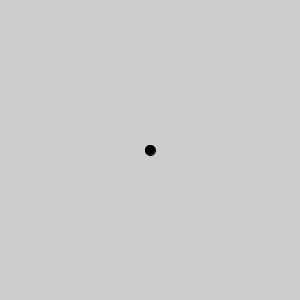
Frame 1 (no input)
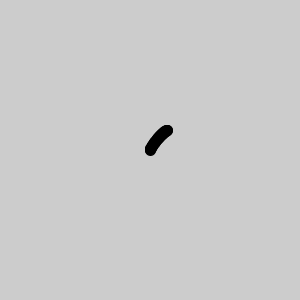
Frame 60 (the mouse pressed at the canvas centre just before this capture)
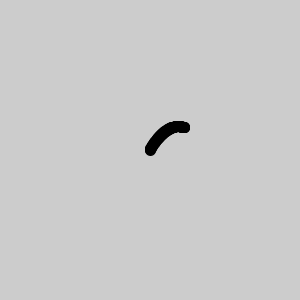
Frame 120 (the mouse held since frame 60 and released just before this capture)

The Processing sketch that drew these frames (run headless with seeded random() and noise(); from frame 60 on, the mouse is pressed at the canvas centre):

// Processing sketch: particle_system
// ── particle_system.pde
particula tomas;

void setup(){
  size(300,300);
  PVector ini = new PVector(width/2,height/2);
  tomas = new particula(ini);
  
}

void draw(){
  tomas.display();
  tomas.update();
  
}

// ── particula.pde
class particula {
  PVector position;
  PVector velocity;
  PVector acceleration;

  particula(PVector initial) {
    position = initial.get();
    velocity = new PVector(random(-1, 1), random(-1, 1));
    acceleration = new PVector(0, 0.005);
  }
  
  void update(){
    position.add(velocity);
    velocity.add(acceleration);
  }
  
  
  void display(){
    fill(0);
    ellipse(position.x, position.y,10,10);
  
  }
}
